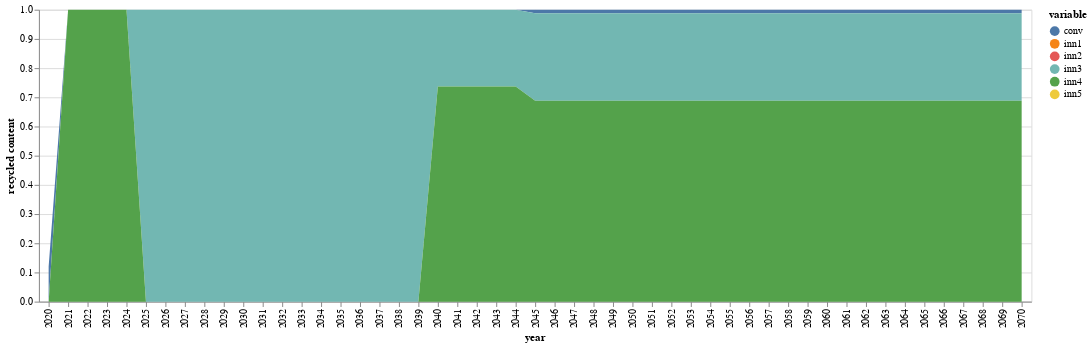

The cell this chart's notebook holds for it:
### Code cell
function conventional(t)
    return (1-sum(JuMP.values.(xk)[k,t] for k in 1:nrow(compromise)))
end

function innovation(i,t)
    if i==1
        return sum(JuMP.values.(xk)[k,t] for k=1:mapki[i,2])
    else
        return sum(JuMP.values.(xk)[k,t] for k=mapki[i-1,2]:mapki[i,2] )
    end
end

conv=zeros(51)

conv[1]=initial[1,5]
inn_co2=zeros(5,51)

for inn in 1:5
    inn_co2[inn,1]=0
end

j=0
for i in 2:51
    if 0 ≤ i ≤ 5
        j=1
    elseif 6 ≤ i ≤ 10
        j=2
    elseif 6 ≤ i ≤ 10
        j=3
    elseif 11 ≤ i ≤ 15
        j=4
    elseif 16 ≤ i ≤ 20
        j=5
    elseif 21 ≤ i ≤ 25
        j=6
    else
        j=7
    end
        
    conv[i]=conventional(j)
    for inn in 1:5
        inn_co2[inn,i]=innovation(inn,j)
    end
end

sNames = ["conv","inn1","inn2","inn3","inn4","inn5"]
xLabels = []
for i in 2020:2070
    push!(xLabels,string(i))
end

df = DataFrame(year=xLabels, conv=conv, inn1=inn_co2[1,:],inn2=inn_co2[2,:],inn3=inn_co2[3,:],inn4=inn_co2[4,:],inn5=inn_co2[5,:])

df |> stack |> @vlplot(:area, x=:year, y={:value, stack=:zero, title="recycled content"}, color="variable:n",ylab="circularity")

### Figure 1 — Vega-Lite specification as saved in the notebook (floating-point values rounded to 4 significant figures; data arrays with more than 128 entries replaced by an {"elided": "..."} marker saying what was removed)
{"data": {"values": {"elided": "306 records"}}, "encoding": {"color": {"field": "variable", "type": "nominal"}, "x": {"field": "year"}, "y": {"field": "value", "stack": "zero", "title": "recycled content", "type": "quantitative"}}, "mark": "area", "ylab": "circularity"}
